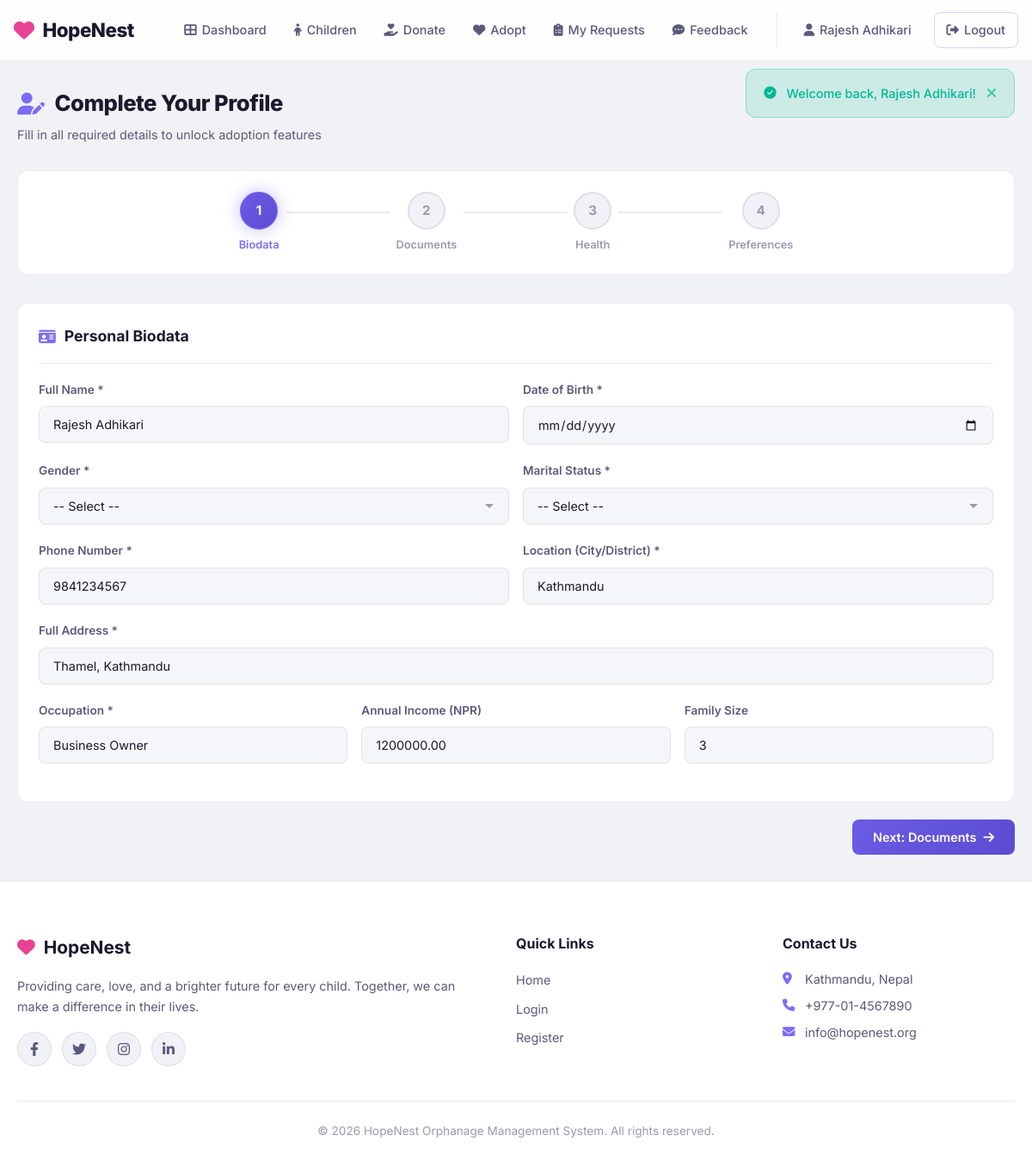
The app's page /user/complete_profile.php (signed in) with its own data.
### tables this page shows
CREATE TABLE IF NOT EXISTS users (
    id INT AUTO_INCREMENT PRIMARY KEY,
    full_name VARCHAR(100) NOT NULL,
    email VARCHAR(100) NOT NULL UNIQUE,
    password VARCHAR(255) NOT NULL,
    phone VARCHAR(20),
    date_of_birth DATE DEFAULT NULL,
    gender ENUM('male','female','other') DEFAULT NULL,
    marital_status ENUM('single','married','divorced','widowed') DEFAULT NULL,
    blood_group VARCHAR(5) DEFAULT NULL,
    health_conditions TEXT DEFAULT NULL,
    address TEXT,
    location VARCHAR(100),
    age_preference_min INT DEFAULT 0,
    age_preference_max INT DEFAULT 18,
    gender_preference ENUM('male', 'female', 'any') DEFAULT 'any',
    health_preference ENUM('healthy','minor_issues','special_needs','any') DEFAULT 'any',
    education_preference VARCHAR(100) DEFAULT NULL,
    emotional_preference VARCHAR(255) DEFAULT NULL,
    adaptability_preference ENUM('high','moderate','low','any') DEFAULT 'any',
    occupation VARCHAR(100),
    annual_income DECIMAL(12,2),
    family_size INT DEFAULT 1,
    profile_status ENUM('incomplete','pending','verified','rejected') DEFAULT 'incomplete',
    profile_rejection_note TEXT DEFAULT NULL,
    profile_submitted_at TIMESTAMP NULL DEFAULT NULL,
    profile_verified_at TIMESTAMP NULL DEFAULT NULL,
    created_at TIMESTAMP DEFAULT CURRENT_TIMESTAMP,
    updated_at TIMESTAMP DEFAULT CURRENT_TIMESTAMP ON UPDATE CURRENT_TIMESTAMP
);

### user/complete_profile.php (the view, shortened to what this page needs)
<?php
require_once '../includes/auth.php';
$userId = $_SESSION['user_id'];
$stmt = $pdo->prepare("SELECT * FROM users WHERE id = ?");
$stmt->execute([$userId]);
$user = $stmt->fetch();
$preferencesOnlyMode = false;
require_once '../includes/header.php';
?>
<div class="container">
    <div class="page-header">
        <div>
            <?php if ($preferencesOnlyMode): ?>
            <h1><i class="fas fa-sliders-h"></i> Update Adoption Preferences</h1>
            <p class="page-subtitle">Refine your preferences to improve child-adopter matching recommendations</p>
            <?php else: ?>
            <h1><i class="fas fa-user-edit"></i> Complete Your Profile</h1>
            <p class="page-subtitle">Fill in all required details to unlock adoption features</p>
            <?php endif; ?>
        </div>
    </div>
    <?php if (!$preferencesOnlyMode): ?>
    <div class="profile-stepper">
        <div class="step active" data-step="1">
            <div class="step-circle">1</div>
            <span class="step-label">Biodata</span>
        </div>
        <div class="step-line"></div>
        <div class="step" data-step="2">
            <div class="step-circle">2</div>
            <span class="step-label">Documents</span>
        </div>
        <div class="step-line"></div>
        <div class="step" data-step="3">
            <div class="step-circle">3</div>
            <span class="step-label">Health</span>
        </div>
        <div class="step-line"></div>
        <div class="step" data-step="4">
            <div class="step-circle">4</div>
            <span class="step-label">Preferences</span>
        </div>
    </div>
    <?php endif; ?>
    <form method="POST" action="" enctype="multipart/form-data" data-validate id="profileForm">
        <?php if (!$preferencesOnlyMode): ?>
        <div class="profile-step active" id="step1">
            <div class="card">
                <div class="card-header">
                    <h3><i class="fas fa-id-card text-primary"></i> Personal Biodata</h3>
                </div>
                <div class="card-body">
                    <div class="form-row">
                        <div class="form-group">
                            <label for="fullName">Full Name *</label>
                            <input type="text" id="fullName" name="full_name" class="form-control" value="<?php echo htmlspecialchars($user['full_name']); ?>" required>
                        </div>
                        <div class="form-group">
                            <label for="dob">Date of Birth *</label>
                            <input type="date" id="dob" name="date_of_birth" class="form-control" value="<?php echo $user['date_of_birth'] ?? ''; ?>" required>
                        </div>
                    </div>
                    <div class="form-row">
                        <div class="form-group">
                            <label for="gender">Gender *</label>
                            <select id="gender" name="gender" class="form-control" required>
                                <option value="">-- Select --</option>
                            </select>
                        </div>
                        <div class="form-group">
                            <label for="maritalStatus">Marital Status *</label>
                            <select id="maritalStatus" name="marital_status" class="form-control" required>
                                <option value="">-- Select --</option>
                            </select>
                        </div>
                    </div>
                    <div class="form-row">
                        <div class="form-group">
                            <label for="phone">Phone Number *</label>
                            <input type="text" id="phone" name="phone" class="form-control" value="<?php echo htmlspecialchars($user['phone'] ?? ''); ?>" required>
                        </div>
                        <div class="form-group">
                            <label for="location">Location (City/District) *</label>
                            <input type="text" id="location" name="location" class="form-control" value="<?php echo htmlspecialchars($user['location'] ?? ''); ?>" required>
                        </div>
                    </div>
                    <div class="form-group">
                        <label for="address">Full Address *</label>
                        <input type="text" id="address" name="address" class="form-control" value="<?php echo htmlspecialchars($user['address'] ?? ''); ?>" placeholder="Ward, Municipality, District" required>
                    </div>
                    <div class="form-row">
                        <div class="form-group">
                            <label for="occupation">Occupation *</label>
                            <input type="text" id="occupation" name="occupation" class="form-control" value="<?php echo htmlspecialchars($user['occupation'] ?? ''); ?>" required>
                        </div>
                        <div class="form-group">
                            <label for="annualIncome">Annual Income (NPR)</label>
                            <input type="number" id="annualIncome" name="annual_income" class="form-control" value="<?php echo $user['annual_income'] ?? ''; ?>">
                        </div>
                        <div class="form-group">
                            <label for="familySize">Family Size</label>
                            <input type="number" id="familySize" name="family_size" class="form-control" min="1" value="<?php echo $user['family_size'] ?? 1; ?>">
                        </div>
                    </div>
                </div>
            </div>
            <div class="step-actions">
                <button type="button" class="btn btn-primary" onclick="nextStep(2)">
                    Next: Documents <i class="fas fa-arrow-right"></i>
                </button>
            </div>
        </div>
        <?php endif;  ?>
    </form>
</div>
<?php require_once '../includes/footer.php'; ?>

### records on screen
users: full_name "Rajesh Adhikari", phone "9841234567", location "Kathmandu", address "Thamel, Kathmandu", occupation "Business Owner", annual_income "1200000.00", family_size "3"

### other values on screen
$_SESSION['user_name'] "Rajesh Adhikari"
$flash['message'] "Welcome back, Rajesh Adhikari!"
